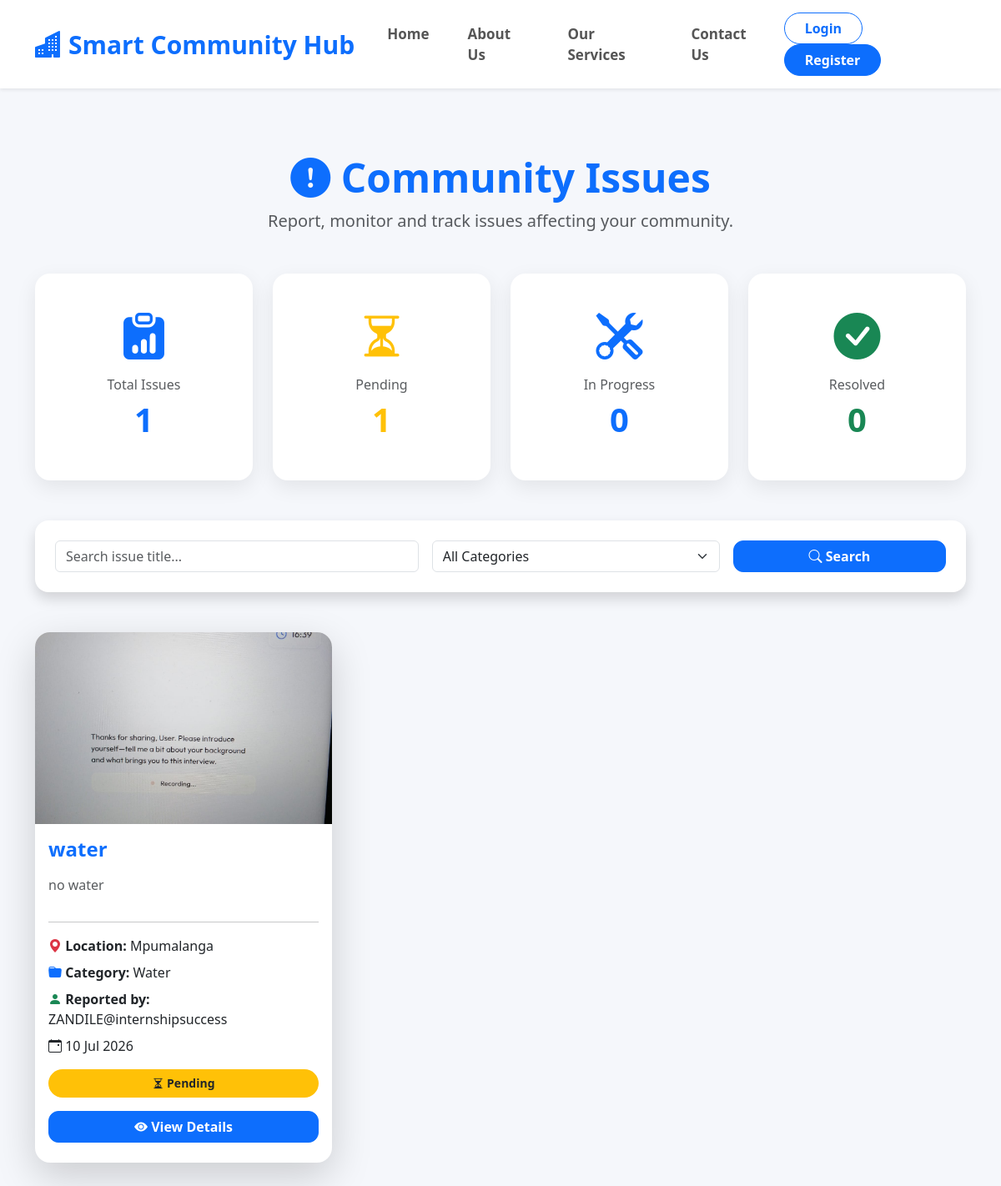
Page /issues/ on the earlier database version.
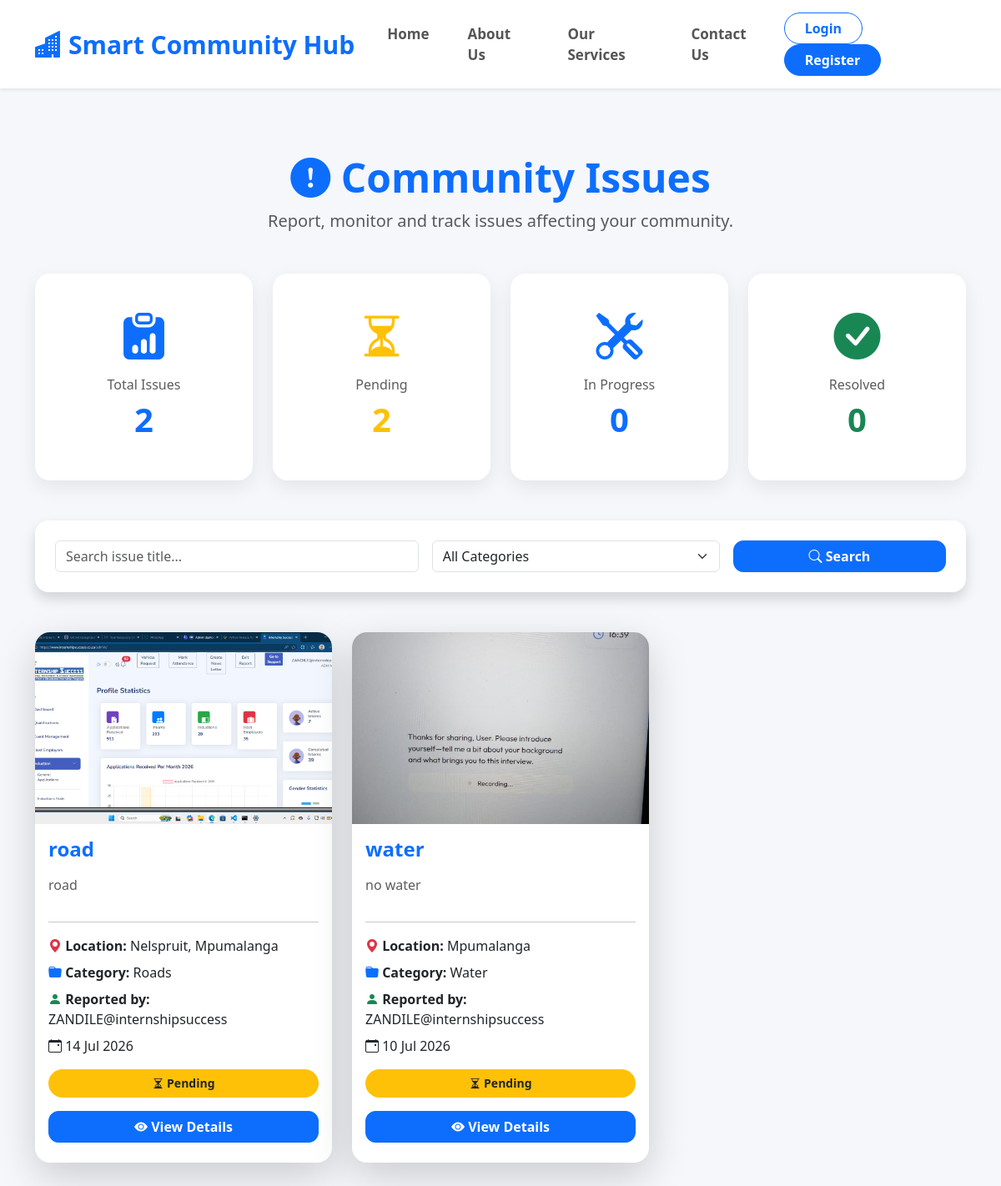
Same page on the later database version.
### issues/models.py (models this page shows, shortened)
class Issue(models.Model):
    CATEGORY_CHOICES = [
        ('Water', 'Water'),
        ('Electricity', 'Electricity'),
        ('Roads', 'Roads'),
        ('Crime', 'Crime'),
        ('Dumping', 'Illegal Dumping'),
    ]
    STATUS_CHOICES = [
        ('Pending', 'Pending'),
        ('In Progress', 'In Progress'),
        ('Resolved', 'Resolved'),
    ]
    user = models.ForeignKey(
        User,
        on_delete=models.CASCADE
    )
    title = models.CharField(max_length=200)
    description = models.TextField()
    category = models.CharField(
        max_length=50,
        choices=CATEGORY_CHOICES
    )
    location = models.CharField(max_length=200)
    image = models.ImageField(
        upload_to='issues/',
        blank=True,
        null=True
    )
    status = models.CharField(
        max_length=50,
        choices=STATUS_CHOICES,
        default='Pending'
    )
    created_at = models.DateTimeField(
        auto_now_add=True
    )

### issues/views.py (the view)
def issue_list(request):
    issues = Issue.objects.all().order_by('-created_at')
    search = request.GET.get("search")
    category = request.GET.get("category")
    if search:
        issues = issues.filter(
            title__icontains=search
        )
    if category:
        issues = issues.filter(
            category=category
        )
    total_issues = Issue.objects.count()
    pending = Issue.objects.filter(
        status="Pending"
    ).count()
    in_progress = Issue.objects.filter(
        status="In Progress"
    ).count()
    resolved = Issue.objects.filter(
        status="Resolved"
    ).count()
    context = {
        "issues": issues,
        "total_issues": total_issues,
        "pending": pending,
        "in_progress": in_progress,
        "resolved": resolved,
        "search": search,
        "category": category,
    }
    return render(
        request,
        "issues/issue_list.html",
        context
    )

### issues/templates/issues/issue_list.html (shortened to what the changed rows need)
{% extends 'base/base.html' %}
{% block content %}
<div class="container py-5">
    <div class="text-center mb-5">
        <h1 class="display-5 fw-bold text-primary">
            <i class="bi bi-exclamation-circle-fill"></i>
            Community Issues
        </h1>
    </div>
    <div class="row g-4 mb-5">
        <div class="col-lg-3 col-md-6">
            <a href="{% url 'issue-list' %}"
               class="text-decoration-none">
                <div class="card stats-card h-100 text-center">
                    <div class="card-body">
                        <div class="display-4 text-primary mb-3">
                            <i class="bi bi-clipboard-data-fill"></i>
                        </div>
                        <h6 class="text-muted">
                            Total Issues
                        </h6>
                        <h2 class="fw-bold text-primary">
                            {{ total_issues }}
                        </h2>
                    </div>
                </div>
            </a>
        </div>
        <div class="col-lg-3 col-md-6">
            <a href="{% url 'issue-list' %}?status=Pending"
               class="text-decoration-none">
                <div class="card stats-card h-100 text-center">
                    <div class="card-body">
                        <div class="display-4 text-warning mb-3">
                            <i class="bi bi-hourglass-split"></i>
                        </div>
                        <h6 class="text-muted">
                            Pending
                        </h6>
                        <h2 class="fw-bold text-warning">
                            {{ pending }}
                        </h2>
                    </div>
                </div>
            </a>
        </div>
        <div class="col-lg-3 col-md-6">
            <a href="{% url 'issue-list' %}?status=In Progress"
               class="text-decoration-none">
                <div class="card stats-card h-100 text-center">
                    <div class="card-body">
                        <h2 class="fw-bold text-primary">
                            {{ in_progress }}
                        </h2>
                    </div>
                </div>
            </a>
        </div>
        <div class="col-lg-3 col-md-6">
            <a href="{% url 'issue-list' %}?status=Resolved"
               class="text-decoration-none">
                <div class="card stats-card h-100 text-center">
                    <div class="card-body">
                        <h2 class="fw-bold text-success">
                            {{ resolved }}
                        </h2>
                    </div>
                </div>
            </a>
        </div>
    </div>
    <div class="row">
    {% for issue in issues %}
    <div class="col-lg-4 col-md-6 mb-4">
        <div class="card issue-card shadow-lg border-0 h-100">
            {% if issue.image %}
                <img src="{{ issue.image.url }}"
                     class="card-img-top"
                     style="height:230px;object-fit:cover;">
            {% else %}
                <img src="https://via.placeholder.com/600x230?text=No+Image"
                     class="card-img-top"
                     style="height:230px;object-fit:cover;">
            {% endif %}
            <div class="card-body d-flex flex-column">
                <h4 class="fw-bold text-primary mb-3">
                    {{ issue.title }}
                </h4>
                <p class="text-muted">
                    {{ issue.description|truncatewords:25 }}
                </p>
                <hr>
                <p class="mb-2">
                    <i class="bi bi-geo-alt-fill text-danger"></i>
                    <strong>Location:</strong>
                    {{ issue.location }}
                </p>
                <p class="mb-2">
                    <i class="bi bi-folder-fill text-primary"></i>
                    <strong>Category:</strong>
                    {{ issue.category }}
                </p>
                <p class="mb-2">
                    <i class="bi bi-person-fill text-success"></i>
                    <strong>Reported by:</strong>
                    {{ issue.user.username }}
                </p>
                <p class="mb-3">
                    <i class="bi bi-calendar-event"></i>
                    {{ issue.created_at|date:"d M Y" }}
                </p>
                {% if issue.status == "Pending" %}
                    <span class="badge bg-warning text-dark mb-3">
                        <i class="bi bi-hourglass-split"></i>
                        Pending
                    </span>
                {% elif issue.status == "In Progress" %}
                    <span class="badge bg-primary mb-3">
                        <i class="bi bi-tools"></i>
                        In Progress
                    </span>
                {% else %}
                    <span class="badge bg-success mb-3">
                        <i class="bi bi-check-circle-fill"></i>
                        Resolved
                    </span>
                {% endif %}
                <div class="mt-auto">
                    <a href="{% url 'issue-detail' issue.id %}"
                       class="btn btn-primary w-100 mb-2">
                        <i class="bi bi-eye-fill"></i>
                        View Details
                    </a>
                </div>
            </div>
        </div>
    </div>
{% endfor %}
</div>
{% endblock %}

Differences in the rows shown:
added Issue: image (picture), title "road", description "road", location "Nelspruit, Mpumalanga", category "Roads", user.username "ZANDILE@internshipsuccess", created_at "14 Jul 2026", status "Pending" (drawn)
Other differences:
{{ total_issues }}: "1" → "2"
{{ pending }}: "1" → "2"
